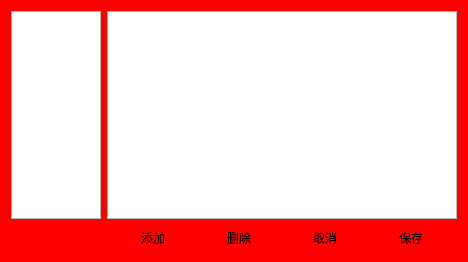
<?xml version="1.0" encoding="UTF-8"?>
<ui version="4.0">
 <class>ArrangeCourseWidget</class>
 <widget class="QWidget" name="ArrangeCourseWidget">
  <property name="geometry">
   <rect>
    <x>0</x>
    <y>0</y>
    <width>468</width>
    <height>262</height>
   </rect>
  </property>
  <property name="windowTitle">
   <string>Form</string>
  </property>
  <property name="styleSheet">
   <string notr="true">.QWidget {
	background: red;
}</string>
  </property>
  <layout class="QGridLayout" name="gridLayout">
   <item row="0" column="0">
    <widget class="QTableView" name="classTableView">
     <property name="showGrid">
      <bool>false</bool>
     </property>
    </widget>
   </item>
   <item row="0" column="1" colspan="6">
    <widget class="QTableView" name="tableView"/>
   </item>
   <item row="1" column="1">
    <spacer name="horizontalSpacer">
     <property name="orientation">
      <enum>Qt::Horizontal</enum>
     </property>
     <property name="sizeHint" stdset="0">
      <size>
       <width>97</width>
       <height>20</height>
      </size>
     </property>
    </spacer>
   </item>
   <item row="1" column="2">
    <widget class="QPushButton" name="insertButton">
     <property name="text">
      <string>添加</string>
     </property>
     <property name="flat">
      <bool>true</bool>
     </property>
    </widget>
   </item>
   <item row="1" column="3">
    <widget class="QPushButton" name="deleteButton">
     <property name="text">
      <string>删除</string>
     </property>
     <property name="flat">
      <bool>true</bool>
     </property>
    </widget>
   </item>
   <item row="1" column="4">
    <widget class="QPushButton" name="cancelButton">
     <property name="text">
      <string>取消</string>
     </property>
     <property name="flat">
      <bool>true</bool>
     </property>
    </widget>
   </item>
   <item row="1" column="5">
    <widget class="QPushButton" name="saveButton">
     <property name="text">
      <string>保存</string>
     </property>
     <property name="flat">
      <bool>true</bool>
     </property>
    </widget>
   </item>
   <item row="1" column="6">
    <spacer name="horizontalSpacer_2">
     <property name="orientation">
      <enum>Qt::Horizontal</enum>
     </property>
     <property name="sizeHint" stdset="0">
      <size>
       <width>21</width>
       <height>20</height>
      </size>
     </property>
    </spacer>
   </item>
  </layout>
 </widget>
 <resources/>
 <connections/>
</ui>
